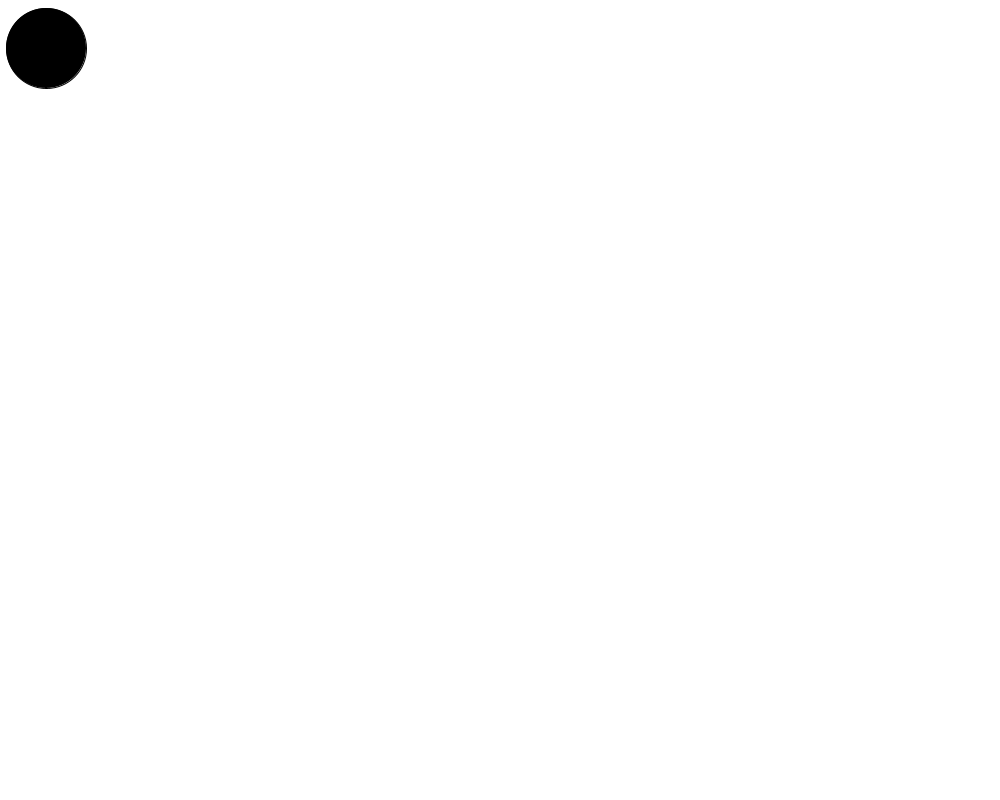
Frame 1 (no input)
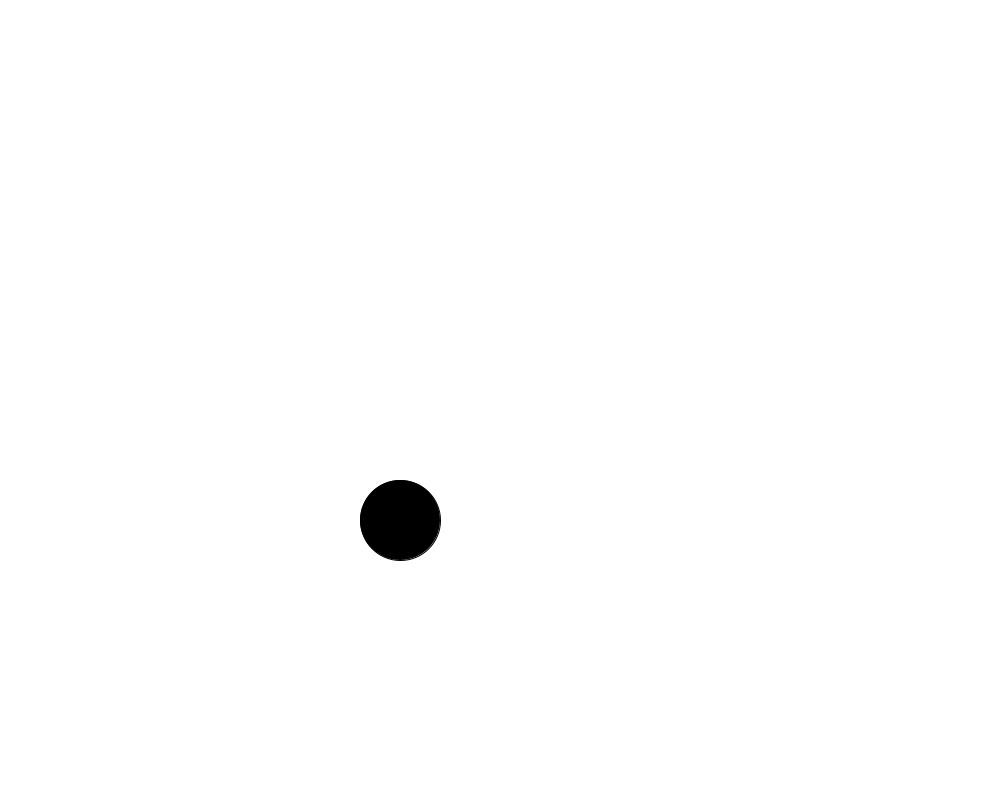
Frame 60 (the mouse pressed at the canvas centre just before this capture)
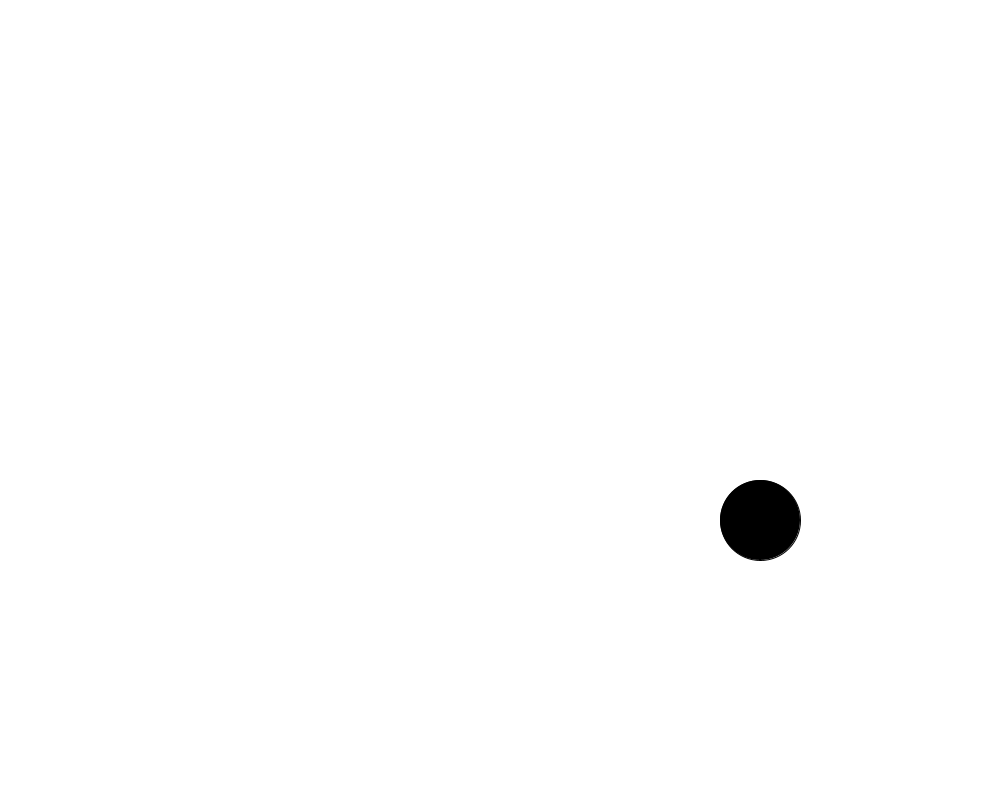
Frame 120 (the mouse held since frame 60 and released just before this capture)

The Processing sketch that drew these frames (run headless with seeded random() and noise(); from frame 60 on, the mouse is pressed at the canvas centre):

// Processing sketch: first_step
// ── first_step.pde
float x;
float y;
float r=80;
float speedx=6,speedy=8;
int dirationx,dirationy;
void setup()
{
 dirationx=dirationy=1;
 size(1000,800);
 x=40;
 y=40;
 fill(0);
}
 void draw()
{
  background(255);
   if(x<40||x>959)
   dirationx=-dirationx;
   if(y<40||y>759)
   dirationy=-dirationy;
   x=x+speedx*dirationx;
   y=y+speedy*dirationy;
   ellipse(x,y,r,r);
}
